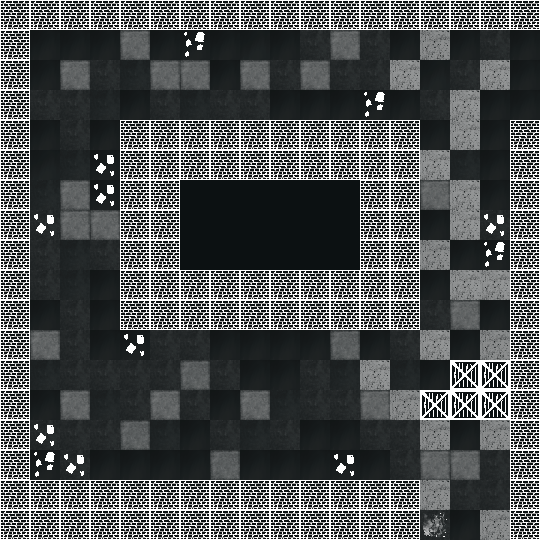

This game map was drawn from its Tiled (.tmx) file and the tilesets committed beside it. A one-line description and the full map source follow:
An orthogonal 18x18 tile map with 30x30 px tiles, 4 tile layers (Background, Details, Details 50, Walls).

<map version="1.5" tiledversion="1.6.0" orientation="orthogonal" renderorder="right-down" width="18" height="18" tilewidth="30" tileheight="30" infinite="0" nextlayerid="5" nextobjectid="1">
 <editorsettings>
  <export target="Level1.json" format="json" />
 </editorsettings>
 <tileset firstgid="1" name="VignetteEscapeTileSet" tilewidth="30" tileheight="30" tilecount="324" columns="18">
  <image source="VignetteEscapeTileSet.png" width="540" height="540" />
 </tileset>
 <layer id="1" name="Background" width="18" height="18" opacity="0.9">
  <data encoding="csv">
95,95,95,95,95,95,95,95,95,95,95,95,95,95,95,95,95,95,
95,252,252,252,288,252,252,252,252,252,288,288,288,252,252,252,288,252,
95,252,288,288,288,288,288,252,288,288,288,288,288,288,252,288,288,252,
95,288,288,288,252,288,288,288,288,252,252,252,252,252,288,288,252,252,
95,252,288,252,95,95,95,95,95,95,95,95,310,255,252,288,252,95,
95,252,288,252,95,95,95,95,95,95,95,95,95,95,288,288,252,95,
95,288,288,252,95,95,95,95,95,95,188,188,258,258,288,288,252,95,
95,288,288,288,258,95,95,95,95,258,188,188,258,258,252,288,288,95,
95,288,288,288,95,95,95,95,95,258,188,188,258,258,252,252,252,95,
95,288,288,252,95,95,95,95,95,258,256,257,258,95,252,288,288,95,
95,252,288,252,95,95,95,95,258,257,302,302,302,302,288,288,252,95,
95,288,288,252,252,288,288,252,252,252,252,252,252,288,288,252,252,95,
95,288,288,288,288,288,252,288,252,252,288,288,288,288,252,95,95,95,
95,252,288,288,288,288,288,252,288,288,288,288,288,252,95,95,95,95,
95,288,288,288,252,288,252,288,288,288,252,252,288,288,252,252,252,95,
95,252,288,252,252,252,252,252,252,252,252,252,252,288,288,288,288,95,
95,95,95,95,95,95,95,95,95,95,95,95,95,95,252,288,288,95,
95,95,95,95,95,95,95,95,95,95,95,95,95,95,288,252,252,95
</data>
 </layer>
 <layer id="3" name="Details" width="18" height="18">
  <data encoding="csv">
0,0,0,0,0,0,0,0,0,0,0,0,0,0,0,0,0,0,
0,0,0,0,0,0,316,0,0,0,0,0,0,0,0,0,0,0,
0,0,0,0,0,0,0,0,0,0,0,0,0,0,0,0,0,0,
0,0,0,0,0,0,0,0,0,0,0,0,316,0,0,0,0,0,
0,0,0,0,0,0,0,0,0,0,0,0,0,0,0,0,0,0,
0,0,0,298,0,0,0,0,0,0,0,0,0,0,0,0,0,0,
0,0,0,298,0,0,0,0,0,0,0,0,0,0,0,0,0,0,
0,298,0,0,0,0,0,0,0,0,0,0,0,0,0,0,298,0,
0,0,0,0,0,0,0,0,0,0,0,0,0,0,0,0,316,0,
0,0,0,0,0,0,0,0,0,0,0,0,0,0,0,0,0,0,
0,0,0,0,0,0,0,0,0,0,0,0,0,0,0,0,0,0,
0,0,0,0,298,0,0,0,0,0,0,0,0,0,0,0,0,0,
0,0,0,0,0,0,0,0,0,0,0,0,0,0,0,0,0,0,
0,0,0,0,0,0,0,0,0,0,0,0,0,0,0,0,0,0,
0,298,0,0,0,0,0,0,0,0,0,0,0,0,0,0,0,0,
0,316,298,0,0,0,0,0,0,0,0,298,0,0,0,0,0,0,
0,0,0,0,0,0,0,0,0,0,0,0,0,0,0,0,0,0,
0,0,0,0,0,0,0,0,0,0,0,0,0,0,318,0,0,0
</data>
 </layer>
 <layer id="4" name="Details 50" width="18" height="18" opacity="0.5">
  <data encoding="csv">
0,0,0,0,0,0,0,0,0,0,0,0,0,0,0,0,0,0,
0,0,0,0,270,0,0,0,252,0,0,270,0,0,319,0,0,0,
0,0,270,0,252,270,270,0,270,0,270,0,0,319,252,0,319,0,
0,0,0,252,0,0,252,0,0,0,0,0,0,0,0,319,0,0,
0,0,0,0,0,0,0,0,0,0,0,0,0,0,0,319,0,0,
0,252,252,0,0,0,0,0,0,0,0,0,0,0,319,252,0,0,
0,252,270,0,0,0,0,0,0,0,0,0,0,0,270,319,0,0,
0,0,270,270,0,0,0,0,0,0,0,0,0,0,0,319,0,0,
0,0,252,0,0,0,0,0,0,0,0,0,0,0,319,0,0,0,
0,0,252,0,0,0,0,0,0,0,0,0,0,0,0,319,319,0,
0,0,0,0,0,0,0,0,0,0,0,318,0,0,0,270,0,0,
0,270,0,0,0,0,0,0,0,0,0,270,0,0,319,0,319,0,
0,252,0,0,0,0,270,0,0,0,0,252,319,252,0,0,0,0,
0,0,270,252,0,270,0,0,270,252,0,0,270,319,0,0,0,0,
0,0,0,0,270,252,0,0,252,0,0,0,0,0,319,0,319,0,
0,0,0,0,0,0,0,270,0,0,0,0,0,0,270,270,0,0,
0,0,0,0,0,0,0,0,0,0,0,0,0,0,319,0,0,0,
0,0,0,0,0,0,0,0,0,0,0,0,0,0,0,0,319,0
</data>
 </layer>
 <layer id="2" name="Walls" width="18" height="18">
  <properties>
   <property name="collides" type="bool" value="false" />
  </properties>
  <data encoding="csv">
302,302,302,302,302,302,302,302,302,302,302,302,302,302,302,302,302,302,
302,0,0,0,0,0,0,0,0,0,0,0,0,0,0,0,0,0,
302,0,0,0,0,0,0,0,0,0,0,0,0,0,0,0,0,0,
302,0,0,0,0,0,0,0,0,0,0,0,0,0,0,0,0,0,
302,0,0,0,302,302,302,302,302,302,302,302,302,302,0,0,0,302,
302,0,0,0,302,302,302,302,302,302,302,302,302,302,0,0,0,302,
302,0,0,0,302,302,208,208,208,208,208,208,302,302,0,0,0,302,
302,0,0,0,302,302,208,208,208,208,208,208,302,302,0,0,0,302,
302,0,0,0,302,302,208,208,208,208,208,208,302,302,0,0,0,302,
302,0,0,0,302,302,302,302,302,302,302,302,302,302,0,0,0,302,
302,0,0,0,302,302,302,302,302,302,302,302,302,302,0,0,0,302,
302,0,0,0,0,0,0,0,0,0,0,0,0,0,0,0,0,302,
302,0,0,0,0,0,0,0,0,0,0,0,0,0,0,264,264,302,
302,0,0,0,0,0,0,0,0,0,0,0,0,0,264,264,264,302,
302,0,0,0,0,0,0,0,0,0,0,0,0,0,0,0,0,302,
302,0,0,0,0,0,0,0,0,0,0,0,0,0,0,0,0,302,
302,302,302,302,302,302,302,302,302,302,302,302,302,302,0,0,0,302,
302,302,302,302,302,302,302,302,302,302,302,302,302,302,0,0,0,302
</data>
 </layer>
</map>